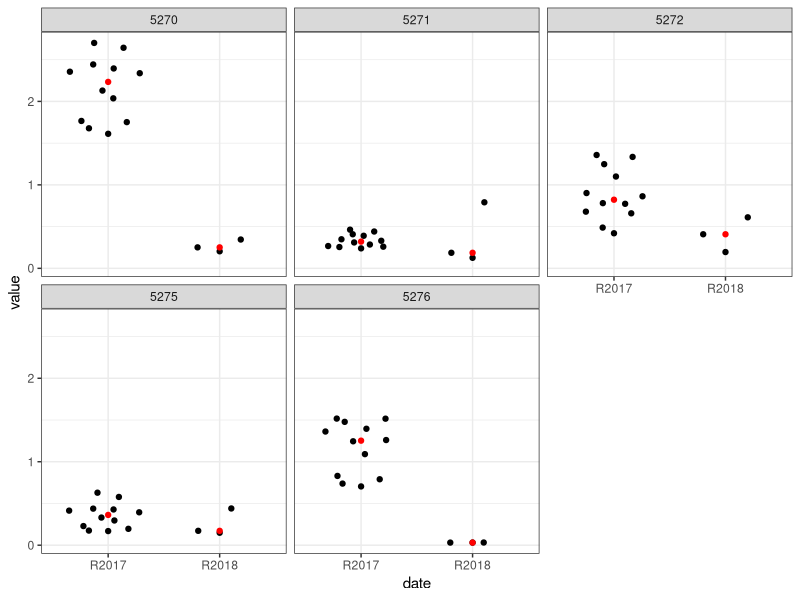
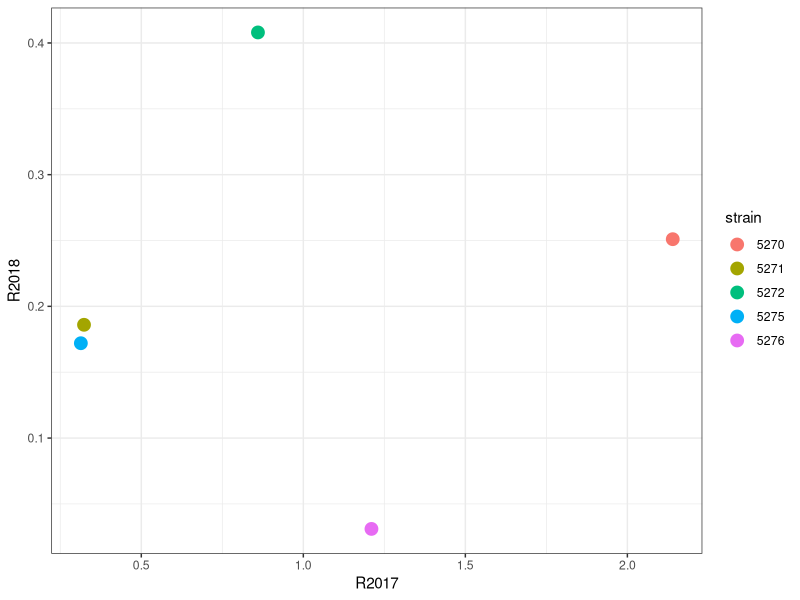
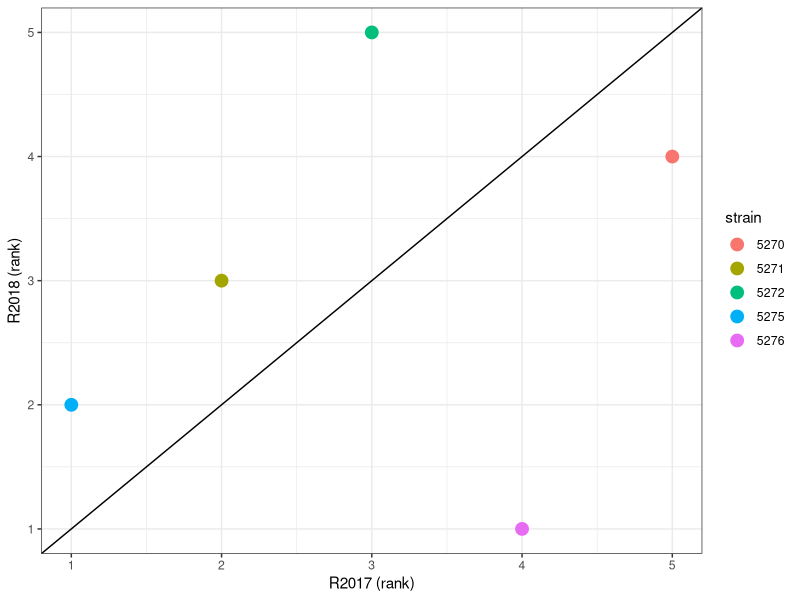
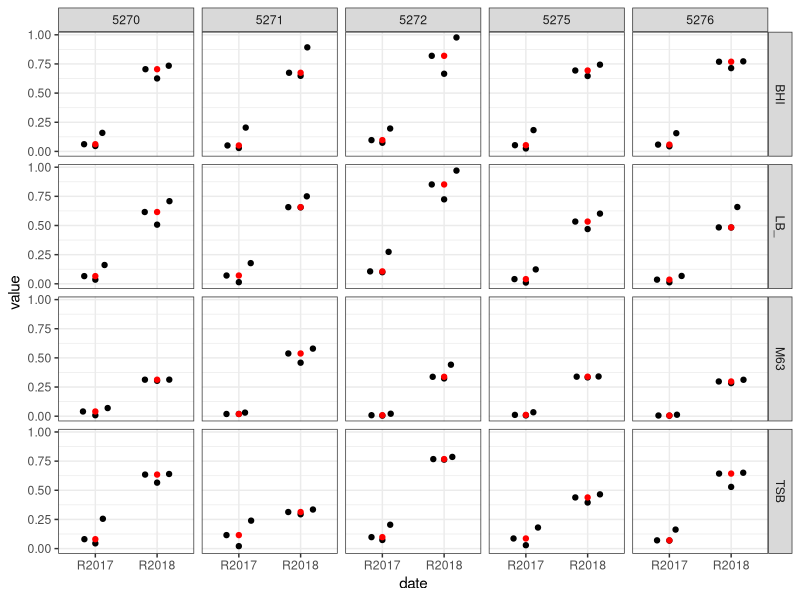
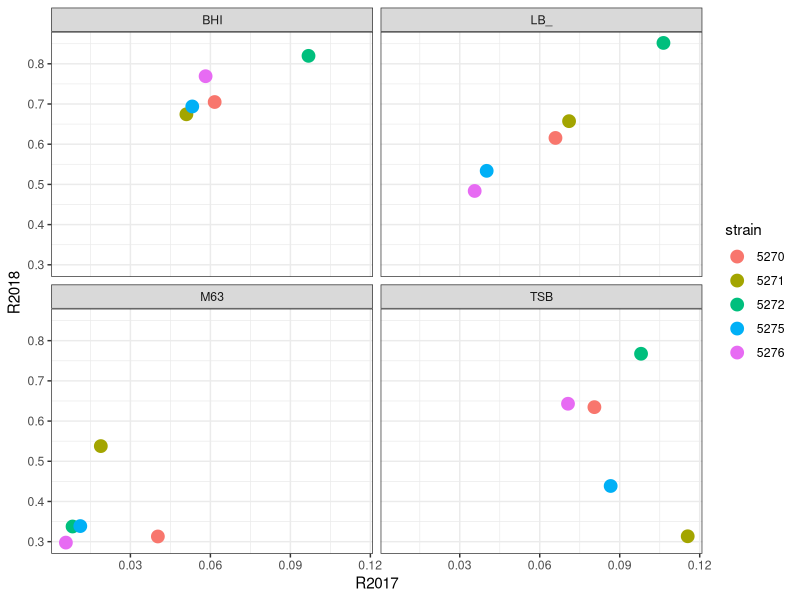
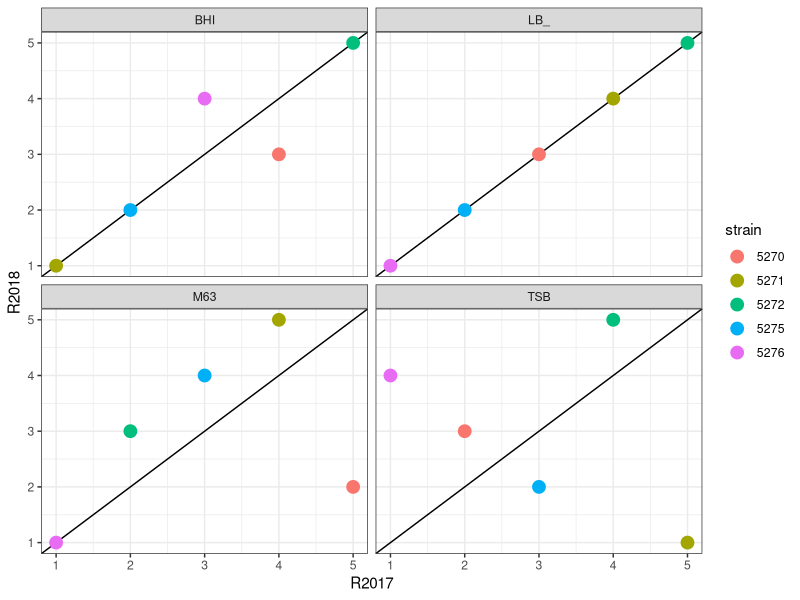
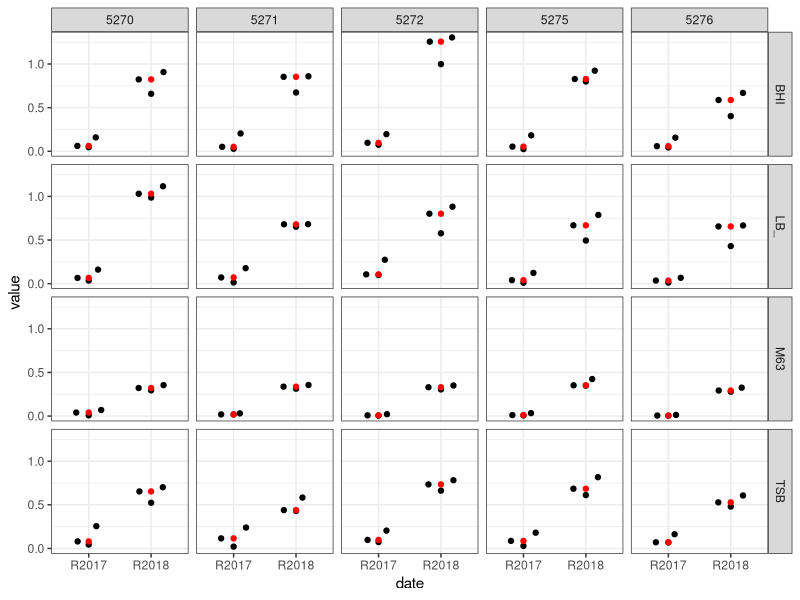
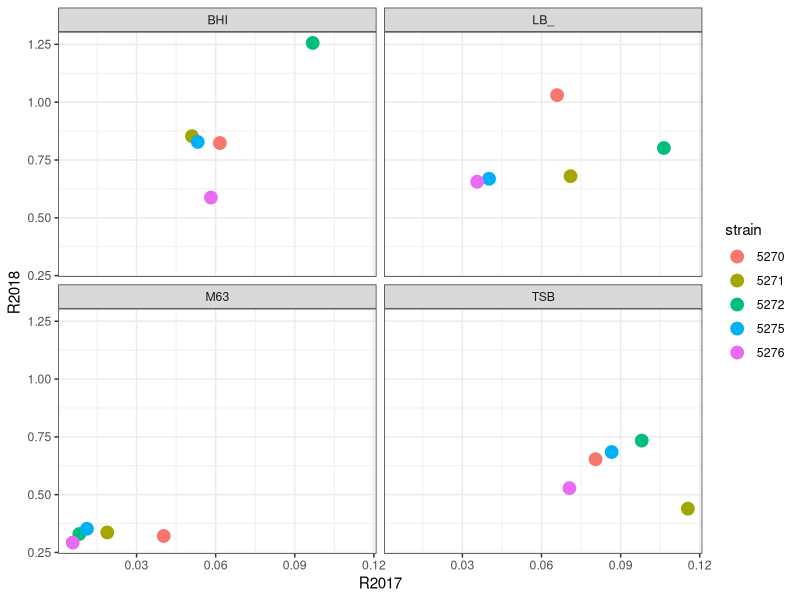

The R source for these figures, in order:
## ---- chunk 1
knitr::opts_chunk$set(echo = FALSE)
library(dplyr)
library(reshape2)
library(ggplot2)
library(magrittr)
library(ggbeeswarm)
library(knitr)


get_last_character <- function(x) {
  len_x <- nchar(x)
  substr(x, len_x, len_x)
}

raw_dat <- read.csv2("data/cv_and_videoscan.csv") %>% 
  mutate(strain = factor(strain)) %>% 
  melt(variable.name = "experiment") %>% 
  mutate(method = ifelse(grepl("CV", experiment), "CV", "Videoscan"),
         replicate = get_last_character(as.character(experiment)),
         medium = substr(experiment, 0, 3)) 


strains <- c("5270", "5271", "5272", "5275", "5276")

mediums <- c("LB10", "TSB", 
             "BHI", "M63")

absorbance <- c(0.204, 0.345, 0.251, 0.158, 0.141, 0.283, 
                0.202, 0.303, 0.522, 0.303, 0.183, 0.184, 
                0.791, 0.126, 0.186, 0.207, 0.219, 0.316, 
                0.22, 0.327, 0.46, 0.267, 0.202, 0.174, 
                0.195, 0.408, 0.611, 0.859, 0.872, 0.665, 
                0.29, 0.469, 0.679, 0.31, 0.265, 0.199, 
                0.44, 0.149, 0.172, 0.152, 0.189, 0.138, 
                0.185, 0.209, 0.206, 0.18, 0.168, 0.142, 
                0.032, 0.031, 0.031, 0.031, 0.032, 0.032, 
                0.146, 0.316, 0.243, 0.409, 0.189, 0.154)

absorbance <- matrix(absorbance, nrow = 6, ncol = 10)

rownames(absorbance) <- c("B", "C", "D", "E", "F", "G")
colnames(absorbance) <- seq(2,11)


CV2018 <- absorbance %>% 
  t %>% 
  data.frame() %>% 
  slice((1L:5)*2 - 1) %>% 
  select(B, C, D) %>% 
  mutate(strain = c("5270", "5271", "5272", "5275", "5276"),
         method = "CV",
         date = "R2018") %>% 
  melt(variable.name = "replicate") %>% 
  mutate(replicate = as.character(as.numeric(replicate)))

CV_all <- bind_rows(select(raw_dat, strain, method, value, replicate) %>% 
                      filter(method == "CV", strain %in% c("5270", "5271", "5272", "5275", "5276")) %>% 
                      mutate(date = "R2017"),
                    CV2018)


CV_aggr <- group_by(CV_all, strain, date, replicate) %>% 
  summarise(value = median(value)) %>% 
  summarise(value = median(value)) %>% 
  dcast(strain ~ date)



# Michal - VS ---------------------------------------------

VS_all <- function(raw_vs_frame) {
  vs_frame <- rbind(raw_vs_frame$V14)
  colnames(vs_frame) <- rbind(raw_vs_frame$V3)
  vs_frame <- matrix(vs_frame)
  vs_frame <- matrix(data = vs_frame,
  nrow = 8,
  ncol = 12)
  rownames(vs_frame) <- c("A", "B", "C", "D", "E", "F", "G", "H")
  colnames(vs_frame) <- seq(1, 12)
  
  vs_frame <- vs_frame[-c(1, 8),-c(1, 12)]
  vs_frame <- matrix(vs_frame, nrow = 3, ncol = 20)
  colnames(vs_frame) <- rep(mediums, 5)
  
  raw_vs <- vs_frame
  
  colnames(raw_vs) <-
  paste0(
  colnames(raw_vs),
  "_",
  c("5270", "5271", "5272", "5275", "5276") %>% lapply(rep, 4) %>% unlist
  )
  
  bind_rows(
  select(raw_dat, strain, method, value, replicate, medium) %>%
  filter(
  method == "Videoscan",
  strain %in% c("5270", "5271", "5272", "5275", "5276")
  ) %>%
  mutate(date = "R2017"),
  melt(raw_vs) %>%
  rename(replicate = Var1) %>%
  mutate(
  medium = sapply(strsplit(as.character(Var2), split = "_"), first),
  strain = sapply(strsplit(as.character(Var2), split = "_"), last),
  replicate = as.character(replicate)
  ) %>%
  select(-Var2) %>%
  mutate(
  medium = ifelse(medium == "LB10", "LB_", medium),
  date = "R2018",
  method = "Videoscan"
  )
  )
}

VS_aggr <- function(VS_all){
  group_by(VS_all, strain, medium, date, replicate) %>% 
  summarise(value = median(value)) %>% 
  summarise(value = median(value)) %>% 
  dcast(strain + medium ~ date)
}

rvf1 <- read.csv2("data/ProjektDevC003707-2018-07-26-Koza-Biofilm.csv", skip = 6, header = FALSE, stringsAsFactors = FALSE)
rvf2 <- read.csv2("data/ProjektDevC003709-2018-07-27-Ania-Biofilm.csv", skip = 6, header = FALSE, stringsAsFactors = FALSE)

VS_all_K <- VS_all(rvf1)
VS_all_A <- VS_all(rvf2)

VS_aggr_K <- VS_aggr(VS_all_K)
VS_aggr_A <- VS_aggr(VS_all_A)

## ---- chunk 2
ggplot(CV_all, aes(x = date, y = value)) +
  geom_quasirandom() +
  geom_point(data = group_by(CV_all, date, strain) %>% summarize(median_val = median(value)),
             aes(x = date, y = median_val), color = "red") +
  facet_wrap(~ strain) +
  theme_bw()
## ---- chunk 3
ggplot(CV_aggr, aes(x = R2017, y = R2018, color = strain)) +
  geom_point(size = 4) +
  #geom_smooth(method = "lm", color = "black", formula = y ~ x) +
  theme_bw()
## ---- chunk 4
ggplot(CV_aggr, aes(x = rank(R2017), y = rank(R2018), color = strain)) +
  geom_point(size = 4) +
  geom_abline(slope = 1, intercept = 0) +
  theme_bw() +
  scale_x_continuous("R2017 (rank)") +
  scale_y_continuous("R2018 (rank)")
## ---- chunk 5
ggplot(VS_all_K, aes(x = date, y = value)) +
  geom_quasirandom() +
  geom_point(data = group_by(VS_all_K, date, medium, strain) %>% summarize(median_val = median(value)),
             aes(x = date, y = median_val), color = "red") +
  facet_grid(medium ~ strain) +
  theme_bw()
## ---- chunk 6
ggplot(VS_aggr_K, aes(x = R2017, y = R2018, color = strain)) +
  geom_point(size = 4) +
  facet_wrap(~ medium) +
  theme_bw() 
## ---- chunk 7
group_by(VS_aggr_K, medium) %>% 
  summarise(cor_coef = cor(R2017, R2018, method = "pearson")) %>% 
  mutate(cor_coef = round(cor_coef, 2)) %>% 
  kable(format = "html", table.attr = "float='left';style='width:30%;'")
## ---- chunk 8
group_by(VS_aggr_K, medium) %>% 
  mutate(R2018 = rank(R2018), 
         R2017 = rank(R2017)) %>% 
  ggplot(aes(x = R2017, y = R2018, color = strain)) +
  geom_abline(slope = 1, intercept = 0) +
  geom_point(size = 4) +
  facet_wrap(~ medium) +
  theme_bw() 
## ---- chunk 9
group_by(VS_aggr_K, medium) %>% 
  summarise(rho = cor(R2017, R2018, method = "spearman")) %>% 
  mutate(rho = round(rho, 2)) %>% 
  kable(format = "html", table.attr = "float='left';style='width:30%;'")
## ---- chunk 10
ggplot(VS_all_A, aes(x = date, y = value)) +
  geom_quasirandom() +
  geom_point(data = group_by(VS_all_A, date, medium, strain) %>% summarize(median_val = median(value)),
             aes(x = date, y = median_val), color = "red") +
  facet_grid(medium ~ strain) +
  theme_bw()
## ---- chunk 11
ggplot(VS_aggr_A, aes(x = R2017, y = R2018, color = strain)) +
  geom_point(size = 4) +
  facet_wrap(~ medium) +
  theme_bw() 
## ---- chunk 12
group_by(VS_aggr_A, medium) %>% 
  summarise(cor_coef = cor(R2017, R2018, method = "pearson")) %>% 
  mutate(cor_coef = round(cor_coef, 2)) %>% 
  kable(format = "html", table.attr = "float='left';style='width:30%;'")
## ---- chunk 13
group_by(VS_aggr_A, medium) %>% 
  mutate(R2018 = rank(R2018), 
         R2017 = rank(R2017)) %>% 
  ggplot(aes(x = R2017, y = R2018, color = strain)) +
  geom_abline(slope = 1, intercept = 0) +
  geom_point(size = 4) +
  facet_wrap(~ medium) +
  theme_bw() 
## ---- chunk 14
group_by(VS_aggr_A, medium) %>% 
  summarise(rho = cor(R2017, R2018, method = "spearman")) %>% 
  mutate(rho = round(rho, 2)) %>% 
  kable(format = "html", table.attr = "float='left';style='width:30%;'")
## ---- chunk 15
read.csv("data/wynik.csv")
